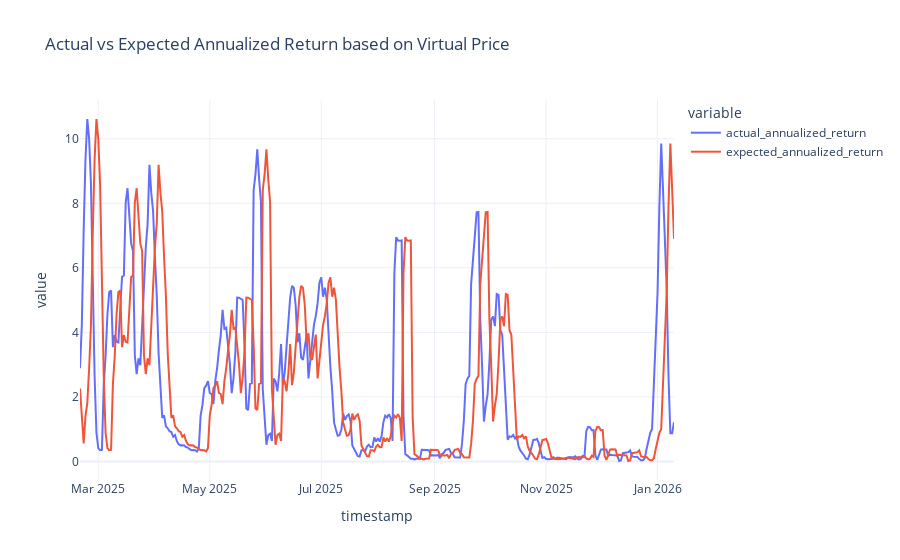

Notebook code for this chart:
### Code cell
i = 5
vp_df = onchain_df[["virtual_price"]].dropna()
vp_df["current_vp"] = vp_df["virtual_price"]
vp_df["prior_vp"] = vp_df["virtual_price"].shift(i)
vp_df["future_vp"] = vp_df["virtual_price"].shift(-i)
# our current trend says, past growth rate will continue into the future

vp_df["actual_n_day_return"] = (vp_df["future_vp"] - vp_df["current_vp"]) / vp_df["current_vp"]
vp_df["actual_annualized_return"] = 100 * ((1 + vp_df["actual_n_day_return"]) ** (365 / i) - 1)

vp_df["expected_n_day_return"] = (vp_df["current_vp"] - vp_df["prior_vp"]) / vp_df["prior_vp"]
vp_df["expected_annualized_return"] = 100 * ((1 + vp_df["expected_n_day_return"]) ** (365 / i) - 1)
vp_df["actual_minus_expected"] = vp_df["actual_annualized_return"] - vp_df["expected_n_day_return"]
vp_df["abs_errror"] = vp_df["actual_minus_expected"].abs()
# negative means under estiamte, positive means over estimate

vp_df = vp_df.dropna()
print(vp_df[["actual_annualized_return", "expected_annualized_return"]].describe().round(2))
px.line(
    vp_df[["actual_annualized_return", "expected_annualized_return"]],
    title="Actual vs Expected Annualized Return based on Virtual Price",
).show()

### Figure 1 — Plotly figure (JSON) as saved in the notebook; plotly's stock layout.template omitted (floating-point values rounded to 4 significant figures; data arrays with more than 128 entries replaced by an {"elided": "..."} marker saying what was removed)
{"data": [{"hovertemplate": "variable=actual_annualized_return<br>timestamp=%{x}<br>value=%{y}<extra></extra>", "legendgroup": "actual_annualized_return", "line": {"color": "#636efa", "dash": "solid"}, "marker": {"symbol": "circle"}, "mode": "lines", "name": "actual_annualized_return", "orientation": "v", "showlegend": true, "type": "scatter", "x": {"elided": "326 str values"}, "xaxis": "x", "y": {"elided": "326 float values"}, "yaxis": "y"}, {"hovertemplate": "variable=expected_annualized_return<br>timestamp=%{x}<br>value=%{y}<extra></extra>", "legendgroup": "expected_annualized_return", "line": {"color": "#EF553B", "dash": "solid"}, "marker": {"symbol": "circle"}, "mode": "lines", "name": "expected_annualized_return", "orientation": "v", "showlegend": true, "type": "scatter", "x": {"elided": "326 str values"}, "xaxis": "x", "y": {"elided": "326 float values"}, "yaxis": "y"}], "layout": {"legend": {"title": {"text": "variable"}, "tracegroupgap": 0}, "title": {"text": "Actual vs Expected Annualized Return based on Virtual Price"}, "xaxis": {"anchor": "y", "domain": [0, 1], "title": {"text": "timestamp"}}, "yaxis": {"anchor": "x", "domain": [0, 1], "title": {"text": "value"}}}}
